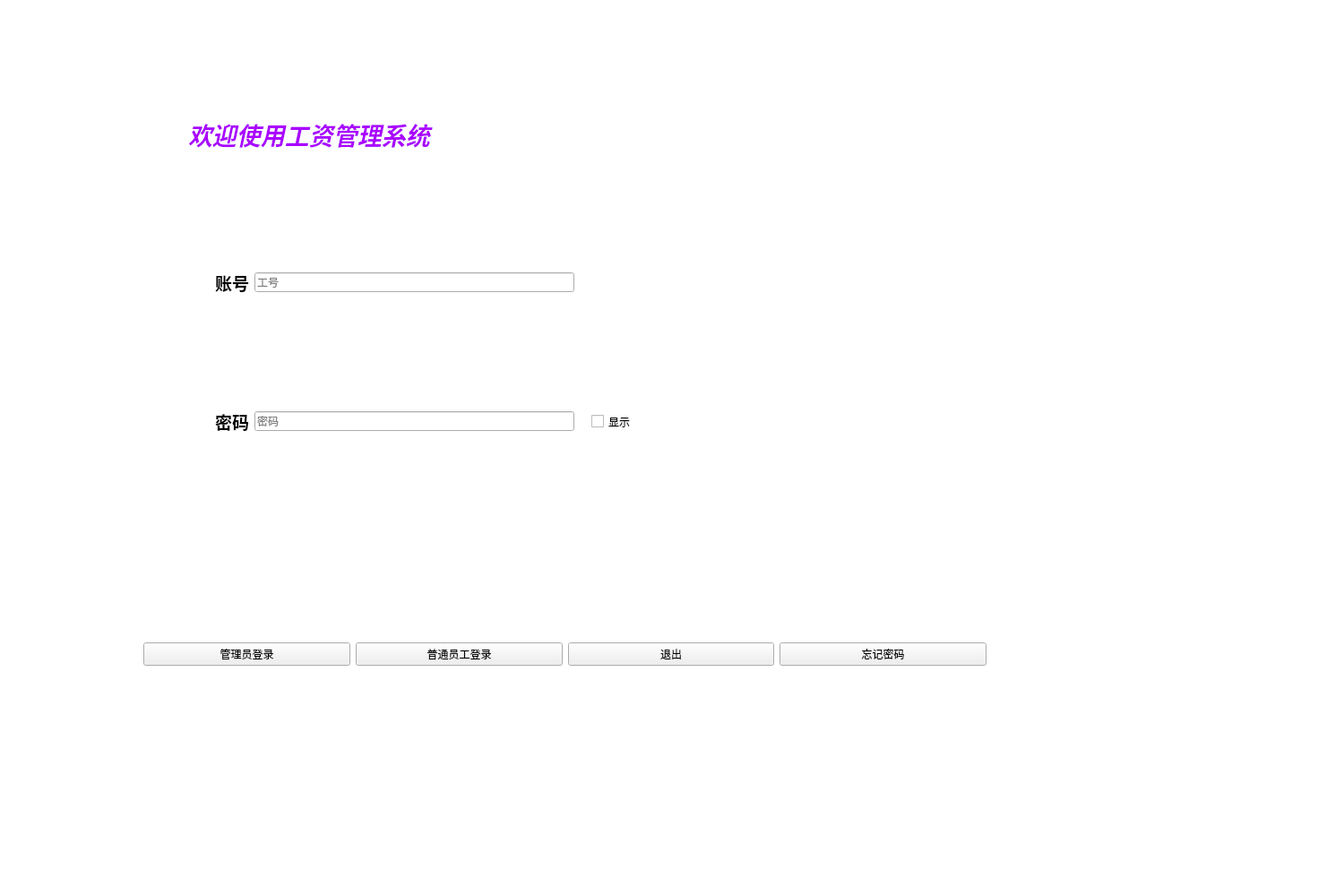
<?xml version="1.0" encoding="UTF-8"?>
<ui version="4.0">
 <class>login</class>
 <widget class="QWidget" name="login">
  <property name="geometry">
   <rect>
    <x>0</x>
    <y>0</y>
    <width>1500</width>
    <height>1000</height>
   </rect>
  </property>
  <property name="windowTitle">
   <string>login</string>
  </property>
  <property name="styleSheet">
   <string notr="true"/>
  </property>
  <widget class="QWidget" name="horizontalLayoutWidget">
   <property name="geometry">
    <rect>
     <x>240</x>
     <y>250</y>
     <width>401</width>
     <height>131</height>
    </rect>
   </property>
   <layout class="QHBoxLayout" name="horizontalLayout">
    <item>
     <widget class="QLabel" name="label">
      <property name="minimumSize">
       <size>
        <width>0</width>
        <height>0</height>
       </size>
      </property>
      <property name="text">
       <string>&lt;!DOCTYPE HTML PUBLIC &quot;-//W3C//DTD HTML 4.0//EN&quot; &quot;http://www.w3.org/TR/REC-html40/strict.dtd&quot;&gt;
&lt;html&gt;&lt;head&gt;&lt;meta name=&quot;qrichtext&quot; content=&quot;1&quot; /&gt;&lt;style type=&quot;text/css&quot;&gt;
p, li { white-space: pre-wrap; }
&lt;/style&gt;&lt;/head&gt;&lt;body style=&quot; font-family:'SimSun'; font-size:9pt; font-weight:400; font-style:normal;&quot;&gt;
&lt;p style=&quot; margin-top:0px; margin-bottom:0px; margin-left:0px; margin-right:0px; -qt-block-indent:0; text-indent:0px;&quot;&gt;&lt;span style=&quot; font-size:14pt; font-weight:600;&quot;&gt;账号&lt;/span&gt;&lt;/p&gt;&lt;/body&gt;&lt;/html&gt;</string>
      </property>
     </widget>
    </item>
    <item>
     <widget class="QLineEdit" name="useid">
      <property name="placeholderText">
       <string>工号</string>
      </property>
     </widget>
    </item>
   </layout>
  </widget>
  <widget class="QWidget" name="horizontalLayoutWidget_2">
   <property name="geometry">
    <rect>
     <x>240</x>
     <y>410</y>
     <width>401</width>
     <height>121</height>
    </rect>
   </property>
   <layout class="QHBoxLayout" name="horizontalLayout_2">
    <item>
     <widget class="QLabel" name="label_2">
      <property name="minimumSize">
       <size>
        <width>0</width>
        <height>0</height>
       </size>
      </property>
      <property name="text">
       <string>&lt;!DOCTYPE HTML PUBLIC &quot;-//W3C//DTD HTML 4.0//EN&quot; &quot;http://www.w3.org/TR/REC-html40/strict.dtd&quot;&gt;
&lt;html&gt;&lt;head&gt;&lt;meta name=&quot;qrichtext&quot; content=&quot;1&quot; /&gt;&lt;style type=&quot;text/css&quot;&gt;
p, li { white-space: pre-wrap; }
&lt;/style&gt;&lt;/head&gt;&lt;body style=&quot; font-family:'SimSun'; font-size:9pt; font-weight:400; font-style:normal;&quot;&gt;
&lt;p style=&quot; margin-top:0px; margin-bottom:0px; margin-left:0px; margin-right:0px; -qt-block-indent:0; text-indent:0px;&quot;&gt;&lt;span style=&quot; font-family:'SimSun'; font-size:14pt; font-weight:600;&quot;&gt;密码&lt;/span&gt;&lt;/p&gt;&lt;/body&gt;&lt;/html&gt;</string>
      </property>
     </widget>
    </item>
    <item>
     <widget class="QLineEdit" name="password">
      <property name="placeholderText">
       <string>密码</string>
      </property>
     </widget>
    </item>
   </layout>
  </widget>
  <widget class="QCheckBox" name="checkBox">
   <property name="geometry">
    <rect>
     <x>660</x>
     <y>440</y>
     <width>91</width>
     <height>61</height>
    </rect>
   </property>
   <property name="text">
    <string>显示</string>
   </property>
  </widget>
  <widget class="QLabel" name="label_3">
   <property name="geometry">
    <rect>
     <x>210</x>
     <y>90</y>
     <width>831</width>
     <height>121</height>
    </rect>
   </property>
   <property name="styleSheet">
    <string notr="true">font: 18pt &quot;Agency FB&quot;;</string>
   </property>
   <property name="text">
    <string>&lt;!DOCTYPE HTML PUBLIC &quot;-//W3C//DTD HTML 4.0//EN&quot; &quot;http://www.w3.org/TR/REC-html40/strict.dtd&quot;&gt;
&lt;html&gt;&lt;head&gt;&lt;meta name=&quot;qrichtext&quot; content=&quot;1&quot; /&gt;&lt;style type=&quot;text/css&quot;&gt;
p, li { white-space: pre-wrap; }
&lt;/style&gt;&lt;/head&gt;&lt;body style=&quot; font-family:'Agency FB'; font-size:14pt; font-weight:400; font-style:normal;&quot;&gt;
&lt;p style=&quot; margin-top:12px; margin-bottom:12px; margin-left:0px; margin-right:0px; -qt-block-indent:0; text-indent:0px;&quot;&gt;&lt;span style=&quot; font-size:20pt; font-weight:600; font-style:italic; color:#aa00ff;&quot;&gt;欢迎使用工资管理系统&lt;/span&gt;&lt;/p&gt;&lt;/body&gt;&lt;/html&gt;</string>
   </property>
  </widget>
  <widget class="QWidget" name="horizontalLayoutWidget_3">
   <property name="geometry">
    <rect>
     <x>160</x>
     <y>590</y>
     <width>941</width>
     <height>281</height>
    </rect>
   </property>
   <layout class="QHBoxLayout" name="horizontalLayout_4">
    <item>
     <widget class="QPushButton" name="Brn_adminlog">
      <property name="styleSheet">
       <string notr="true">font: 12pt &quot;Agency FB&quot;;</string>
      </property>
      <property name="text">
       <string>管理员登录</string>
      </property>
     </widget>
    </item>
    <item>
     <widget class="QPushButton" name="Btn_userlog">
      <property name="styleSheet">
       <string notr="true">font: 12pt &quot;Agency FB&quot;;</string>
      </property>
      <property name="text">
       <string>普通员工登录</string>
      </property>
     </widget>
    </item>
    <item>
     <widget class="QPushButton" name="Btn_exit">
      <property name="styleSheet">
       <string notr="true">font: 12pt &quot;Agency FB&quot;;</string>
      </property>
      <property name="text">
       <string>退出</string>
      </property>
     </widget>
    </item>
    <item>
     <widget class="QPushButton" name="Btn_fogpawod">
      <property name="styleSheet">
       <string notr="true">font: 12pt &quot;Agency FB&quot;;</string>
      </property>
      <property name="text">
       <string>忘记密码</string>
      </property>
     </widget>
    </item>
   </layout>
  </widget>
  <widget class="QListView" name="listView">
   <property name="geometry">
    <rect>
     <x>-80</x>
     <y>-90</y>
     <width>1671</width>
     <height>1121</height>
    </rect>
   </property>
   <property name="styleSheet">
    <string notr="true">background-image: url(:/back/imege1.png);</string>
   </property>
  </widget>
  <zorder>listView</zorder>
  <zorder>horizontalLayoutWidget</zorder>
  <zorder>horizontalLayoutWidget_2</zorder>
  <zorder>checkBox</zorder>
  <zorder>label_3</zorder>
  <zorder>horizontalLayoutWidget_3</zorder>
 </widget>
 <resources/>
 <connections/>
</ui>
